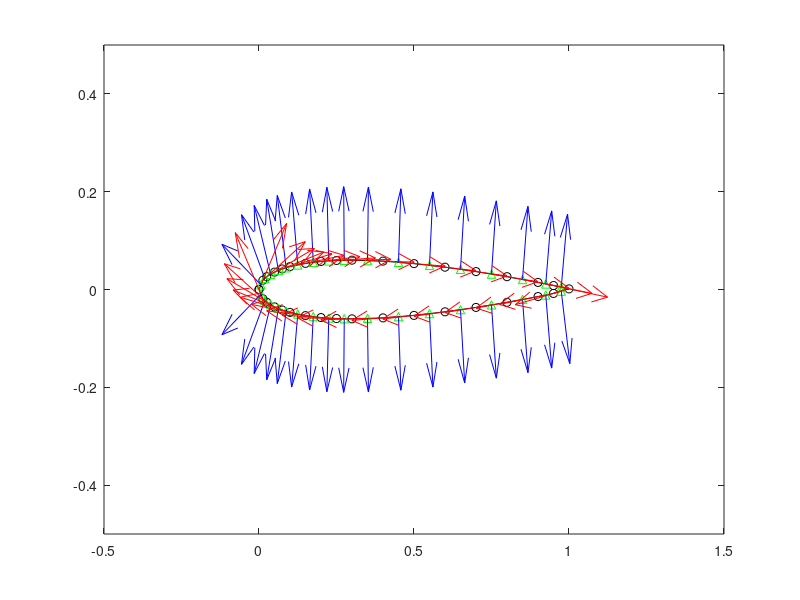

MATLAB code for this plot: (Note: this script raises an error after producing the figure.)
% 2D Vortex Panel Airfoil Program
clear all
load NACA0012.mat;
c = 1;  % chord
% Normalized Airfoil Profile scaled by chord length
X = c*[NACA0012X;NACA0012X(end-1:-1:1)];
Z = c*[NACA0012Y;-NACA0012Y(end-1:-1:1)];
QINF = 1;   % freestream airspeed
alphaINF = 0*pi/180;   % freestream angle
UINF = QINF*cos(alphaINF);
WINF = QINF*sin(alphaINF);
rho = 1;
%X = [1 2 3 2 1]';
%Z = [0 1 0 -1 0]';
plot(X,Z,'-ok');
axis(c*[-0.5 1.5 -0.5 0.5]);
%axis([1 3 -1 1])
%axis square;
hold on;
% Collocation Points
Xc = (X(1:end-1)+X(2:end))/2;
Zc = (Z(1:end-1)+Z(2:end))/2;
plot(Xc,Zc,'^g');
dX = diff(X); dZ = diff(Z);
alpha = atan2(dZ,dX);   % panel angles wrt the local x, moving CW
t = [dX,dZ];            % panel tangential vector based on moving CW
ds = sqrt(dX.^2+dZ.^2);         % magnitude of tangential vector   
t = t./[ds,ds];                 % unit tangential vector
n = [-sin(alpha),cos(alpha)];   % unit panel normal vector
quiver(Xc,Zc,n(:,1),n(:,2),'b');    % plot the normals at the colloc points
quiver(Xc,Zc,t(:,1),t(:,2),'r');    % plot the tangents "               "

Npanels = length(X)-1;              % Number of vortex panels
Ncol = Npanels;                     % Number of collocation points
a = zeros(Npanels+1,Npanels+1);     % Influence coefficients
RHS = zeros(Npanels+1,1);           % Right Hand Side Vector
RHS(1:Npanels,1) = -n*[UINF,WINF]';
RHS(end) = 0;
tic
for i = 1:Ncol
    for j = 1:Npanels
       rel_P1j_to_Mi_in_G = [Xc(i)-X(j),Zc(i)-Z(j)]';
       Rot = [cos(alpha(j)), sin(alpha(j)); -sin(alpha(j)), cos(alpha(j))];
       rel_P1j_to_Mi_in_Pj = Rot*rel_P1j_to_Mi_in_G;
       xcp = rel_P1j_to_Mi_in_Pj(1);
       zcp = rel_P1j_to_Mi_in_Pj(2);
       [~,~,Upa,Upb,Wpa,Wpb] = VOR2DLv2(1,1,xcp,zcp,X(j),Z(j),X(j+1),Z(j+1));
       K = [Upa Upb; Wpa Wpb];
       dalpha = alpha(i)-alpha(j);
       nR = [-sin(dalpha),cos(dalpha)];
       Vn = nR*K;
       a(i,j:j+1) = a(i,j:j+1) + Vn;
    end
end
toc
a(end,1) = 1; a(end,end) = 1;
gamma = a\RHS;
gammaave = gamma(1:end-1)+gamma(2:end);
Qt = zeros(Npanels,1);
Qt = t*[UINF,WINF]'+gammaave/4
Cp = 1 - Qt.^2./QINF.^2
dL = rho*QINF*gammaave/2.*ds
L = sum(dL)






